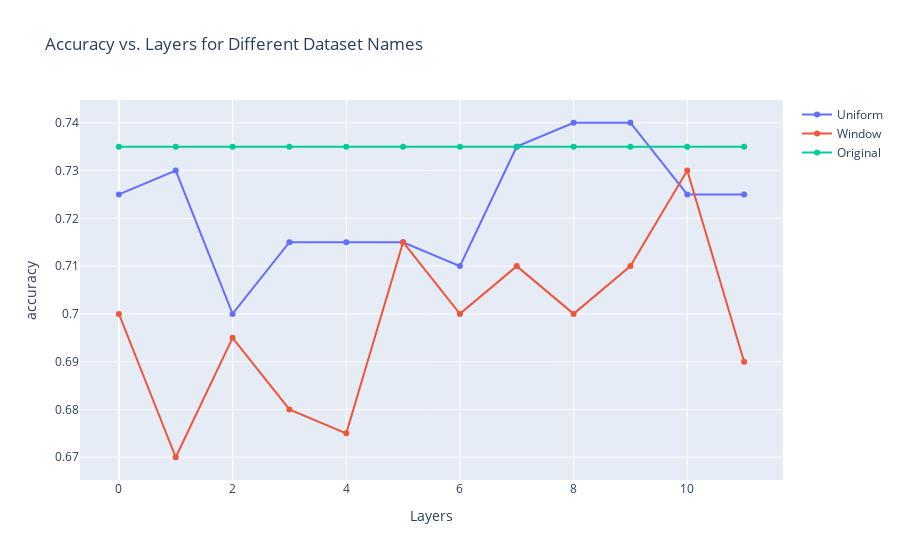

The cell this chart's notebook holds for it:
### Code cell
EDA(glue_datasets['mrpc'])
data = []
for name, group_data in baseline[(baseline['dataset_name']=='mrpc')&(baseline['model_name']!='Original')].sort_values(by='layers').groupby('model_name'):
        layers = group_data['layers']
        accuracy = group_data[results_metric]
        data.append(go.Scatter(x=layers, y=accuracy, name=name))
layers = list(range(0,12))
accuracy = baseline[baseline['model_name']=='Original'][results_metric][0]
data.append(go.Scatter(x=layers, y=[accuracy for i in layers], name='Original'))
fig = go.Figure(data=data)
fig.update_layout(xaxis_title='Layers', yaxis_title=results_metric)
fig.update_layout(title='Accuracy vs. Layers for Different Dataset Names')

### Figure 1 — Plotly figure (JSON) as saved in the notebook; plotly's stock layout.template omitted (floating-point values rounded to 4 significant figures)
{"data": [{"name": "Uniform", "type": "scatter", "x": [0, 1, 2, 3, 4, 5, 6, 7, 8, 9, 10, 11], "y": [0.725, 0.73, 0.7, 0.715, 0.715, 0.715, 0.71, 0.735, 0.74, 0.74, 0.725, 0.725]}, {"name": "Window", "type": "scatter", "x": [0, 1, 2, 3, 4, 5, 6, 7, 8, 9, 10, 11], "y": [0.7, 0.67, 0.695, 0.68, 0.675, 0.715, 0.7, 0.71, 0.7, 0.71, 0.73, 0.69]}, {"name": "Original", "type": "scatter", "x": [0, 1, 2, 3, 4, 5, 6, 7, 8, 9, 10, 11], "y": [0.735, 0.735, 0.735, 0.735, 0.735, 0.735, 0.735, 0.735, 0.735, 0.735, 0.735, 0.735]}], "layout": {"autosize": true, "title": {"text": "Accuracy vs. Layers for Different Dataset Names"}, "xaxis": {"autorange": true, "range": [-0.6673, 11.67], "title": {"text": "Layers"}, "type": "linear"}, "yaxis": {"autorange": true, "range": [0.6642, 0.7458], "title": {"text": "accuracy"}, "type": "linear"}}}
